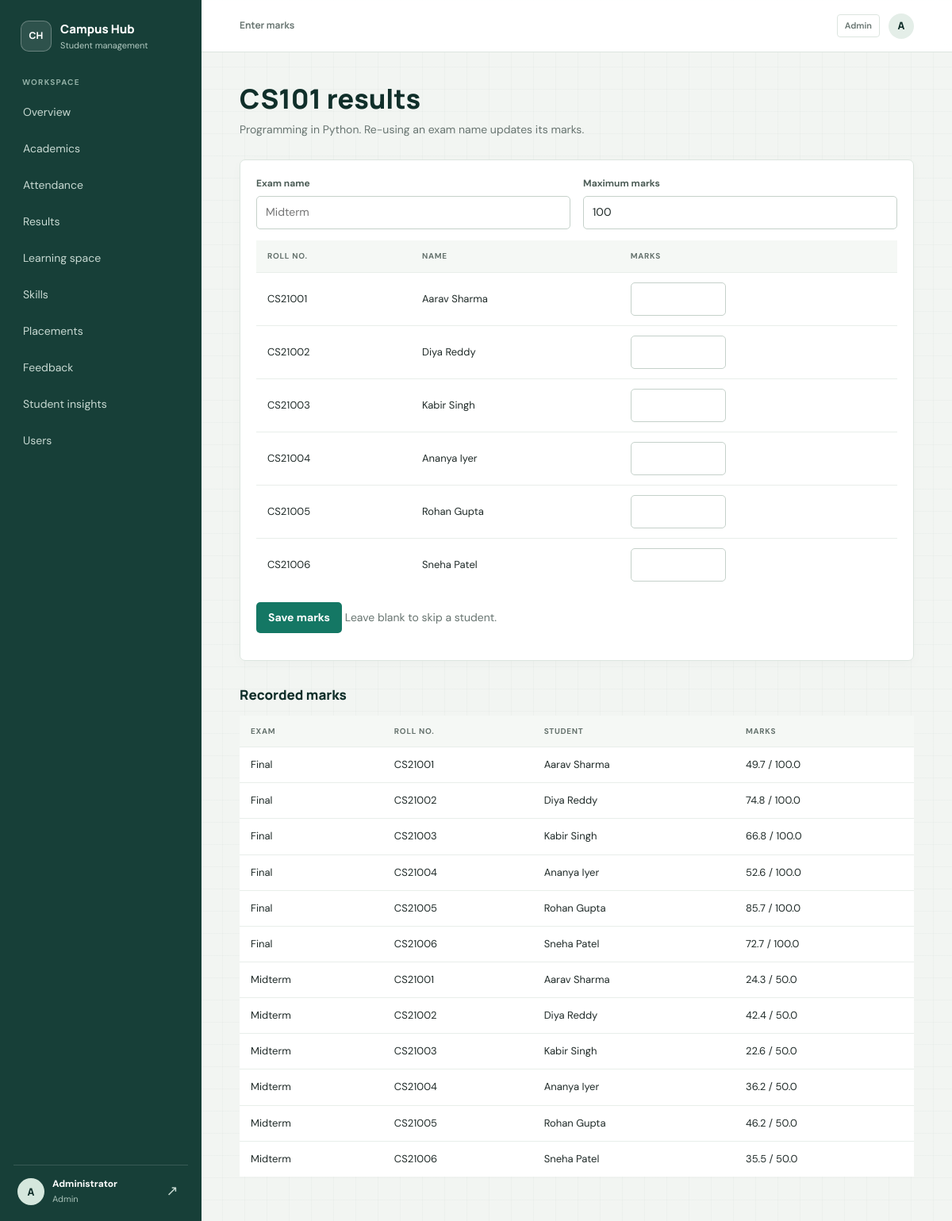
Page /results/1 (signed in) on the committed database.
### tables this page shows
CREATE TABLE users (
    id INTEGER PRIMARY KEY AUTOINCREMENT,
    name TEXT NOT NULL,
    email TEXT NOT NULL UNIQUE,
    password_hash TEXT NOT NULL,
    role TEXT NOT NULL CHECK (role IN ('admin','faculty','student')),
    roll_no TEXT,
    department TEXT
, session_version INTEGER NOT NULL DEFAULT 0);

CREATE TABLE courses (
    id INTEGER PRIMARY KEY AUTOINCREMENT,
    code TEXT NOT NULL UNIQUE,
    title TEXT NOT NULL,
    credits INTEGER NOT NULL DEFAULT 3,
    semester INTEGER NOT NULL DEFAULT 1,
    faculty_id INTEGER REFERENCES users(id) ON DELETE SET NULL
);

CREATE TABLE results (
    id INTEGER PRIMARY KEY AUTOINCREMENT,
    student_id INTEGER NOT NULL REFERENCES users(id) ON DELETE CASCADE,
    course_id INTEGER NOT NULL REFERENCES courses(id) ON DELETE CASCADE,
    exam TEXT NOT NULL,
    marks REAL NOT NULL,
    max_marks REAL NOT NULL,
    UNIQUE (student_id, course_id, exam)
);

### app.py (the view, shortened to what this page needs)
@app.route("/results/<int:cid>", methods=["GET", "POST"])
@login_required("admin", "faculty")
def enter_results(cid):
    course = course_or_404(cid)
    if not can_manage(course):
        abort(403)
    students = enrolled_students(cid)
    existing = q("""SELECT u.name, u.roll_no, r.exam, r.marks, r.max_marks FROM results r
                    JOIN users u ON u.id=r.student_id WHERE r.course_id=?
                    ORDER BY r.exam, u.roll_no""", (cid,))
    return render_template("results_enter.html", course=course, students=students,
                           existing=existing)

### app.py (called while the page is built)
def db():
    if "db" not in g:
        g.db = sqlite3.connect(DB_PATH)
        g.db.row_factory = sqlite3.Row
        g.db.execute("PRAGMA foreign_keys = ON")
    return g.db

def q(sql, args=(), one=False):
    cur = db().execute(sql, args)
    rows = cur.fetchall()
    cur.close()
    if one:
        return rows[0] if rows else None
    return rows

def current_user():
    if "user" not in g:
        uid = session.get("uid")
        user = q("SELECT * FROM users WHERE id=?", (uid,), one=True) if uid else None
        if user and session.get("session_version") != user["session_version"]:
            session.clear()
            user = None
        g.user = user
    return g.user

@app.context_processor
def inject_user():
    return {"me": current_user(), "today": date.today().isoformat()}

@app.before_request
def enforce_auth_entry():
    public_endpoints = {"static", "login", "signup", "forgot_password", "reset_password"}
    if request.endpoint == "static":
        return None
    user = current_user()
    if user and request.endpoint in {"login", "signup"}:
        return redirect(url_for("dashboard"))
    if user or request.endpoint in public_endpoints:
        return None
    return redirect(url_for("login"))

def login_required(*roles):
    def deco(fn):
        @wraps(fn)
        def wrapper(*a, **kw):
            user = current_user()
            if not user:
                return redirect(url_for("login"))
            if roles and user["role"] not in roles:
                abort(403)
            return fn(*a, **kw)
        return wrapper
    return deco

def course_or_404(course_id):
    course = q("SELECT * FROM courses WHERE id=?", (course_id,), one=True)
    if not course:
        abort(404)
    return course

def can_manage(course):
    u = current_user()
    return u["role"] == "admin" or (u["role"] == "faculty" and course["faculty_id"] == u["id"])

def enrolled_students(course_id):
    return q("""SELECT u.* FROM users u JOIN enrollments e ON e.student_id=u.id
                WHERE e.course_id=? ORDER BY u.roll_no, u.name""", (course_id,))

### templates/results_enter.html
{% extends "base.html" %}{% block title %}Enter marks{% endblock %}
{% block content %}
<h1>{{ course.code }} results</h1><p class="sub">{{ course.title }}. Re-using an exam name updates its marks.</p>
{% if students %}
<form method="post" class="card"><input type="hidden" name="csrf_token" value="{{ csrf_token() }}"><div class="grid">
<div><label>Exam name</label><input name="exam" placeholder="Midterm" required></div>
<div><label>Maximum marks</label><input name="max_marks" type="number" step="0.5" min="1" value="100" required></div></div>
<table style="margin-top:14px"><tr><th>Roll no.</th><th>Name</th><th>Marks</th></tr>
{% for s in students %}<tr><td>{{ s.roll_no or '' }}</td><td>{{ s.name }}</td><td><input name="marks_{{ s.id }}" type="number" step="0.5" min="0" style="max-width:120px" aria-label="Marks for {{ s.name }}"></td></tr>{% endfor %}</table>
<p><button>Save marks</button> <span class="muted">Leave blank to skip a student.</span></p></form>
{% else %}<div class="empty">No students are enrolled in this course.</div>{% endif %}
{% if existing %}<h2>Recorded marks</h2><table><tr><th>Exam</th><th>Roll no.</th><th>Student</th><th>Marks</th></tr>
{% for r in existing %}<tr><td>{{ r.exam }}</td><td>{{ r.roll_no or '' }}</td><td>{{ r.name }}</td><td>{{ r.marks|round(1) }} / {{ r.max_marks|round(1) }}</td></tr>{% endfor %}</table>{% endif %}
{% endblock %}

### templates/base.html (shortened to what this page needs)
<!doctype html>
<html lang="en"><head><meta charset="utf-8">
<link rel="stylesheet" href="{{ url_for('static', filename='style.css') }}">
</head><body>
{% if me %}
<div class="layout">
<aside class="side" id="sidebar" aria-label="Main navigation">
  <a class="brand" href="{{ url_for('dashboard') }}">
    <span class="brand-mark" aria-hidden="true">CH</span>
    <span class="brand-copy"><strong>Campus Hub</strong><small>Student management</small></span>
  </a>
  <span class="nav-label">Workspace</span>
  <nav class="nav-links">
  {% set links = [('dashboard','Overview'),('courses','Academics'),('attendance','Attendance'),
     ('results','Results'),('lms','Learning space'),('skills','Skills'),('placements','Placements'),
     ('feedback','Feedback')] %}
  {% for ep,label in links %}
    {% set active = request.endpoint==ep or (ep=='courses' and request.endpoint=='roster') or (ep=='attendance' and request.endpoint=='attendance_mark') or (ep=='results' and request.endpoint=='results_enter') or (ep=='lms' and request.endpoint in ['lms_course','assignment']) or (ep=='placements' and request.endpoint=='applicants') %}
    <a href="{{ url_for(ep) }}" class="nav-link {{ 'on' if active }}" {% if active %}aria-current="page"{% endif %}>{{ label }}</a>
  {% endfor %}
  {% if me.role in ['admin','faculty'] %}<a href="{{ url_for('student_insights') }}" class="nav-link {{ 'on' if request.endpoint=='student_insights' }}" {% if request.endpoint=='student_insights' %}aria-current="page"{% endif %}>Student insights</a>{% endif %}
  {% if me.role=='admin' %}<a href="{{ url_for('users') }}" class="nav-link {{ 'on' if request.endpoint=='users' }}" {% if request.endpoint=='users' %}aria-current="page"{% endif %}>Users</a>{% endif %}
  </nav>
  <div class="who">
    <span class="avatar" aria-hidden="true">{{ me.name[0]|upper }}</span>
    <span class="who-copy"><b>{{ me.name }}</b><small>{{ me.role|capitalize }}</small></span>
    <form method="post" action="{{ url_for('logout') }}"><input type="hidden" name="csrf_token" value="{{ csrf_token() }}"><button class="sign-out" type="submit" aria-label="Sign out">↗</button></form>
  </div>
</aside>
<div class="main-shell">
<header class="topbar">
  <div class="topbar-title">{{ self.title() }}</div>
  <div class="topbar-user"><span class="topbar-role">{{ me.role|capitalize }}</span><span class="avatar avatar-small" aria-hidden="true">{{ me.name[0]|upper }}</span></div>
</header>
<main class="page-content">
{% endif %}
{% block content %}{% endblock %}
</main>
{% if me %}</div>{% else %}</div>{% endif %}
</body></html>

### rows in the picture
users: name "A", name "Administrator", role "Admin"
courses: code "CS101", title "Programming in Python"
users: roll_no "CS21001", name "Aarav Sharma"
users: roll_no "CS21002", name "Diya Reddy"
users: roll_no "CS21003", name "Kabir Singh"
users: roll_no "CS21004", name "Ananya Iyer"
users: roll_no "CS21005", name "Rohan Gupta"
users: roll_no "CS21006", name "Sneha Patel"
results: exam "Final", roll_no "CS21001", name "Aarav Sharma", marks "49.7", max_marks "100.0"
results: exam "Final", roll_no "CS21002", name "Diya Reddy", marks "74.8", max_marks "100.0"
results: exam "Final", roll_no "CS21003", name "Kabir Singh", marks "66.8", max_marks "100.0"
results: exam "Final", roll_no "CS21004", name "Ananya Iyer", marks "52.6", max_marks "100.0"
results: exam "Final", roll_no "CS21005", name "Rohan Gupta", marks "85.7", max_marks "100.0"
results: exam "Final", roll_no "CS21006", name "Sneha Patel", marks "72.7", max_marks "100.0"
results: exam "Midterm", roll_no "CS21001", name "Aarav Sharma", marks "24.3", max_marks "50.0"
results: exam "Midterm", roll_no "CS21002", name "Diya Reddy", marks "42.4", max_marks "50.0"
results: exam "Midterm", roll_no "CS21003", name "Kabir Singh", marks "22.6", max_marks "50.0"
results: exam "Midterm", roll_no "CS21004", name "Ananya Iyer", marks "36.2", max_marks "50.0"
results: exam "Midterm", roll_no "CS21005", name "Rohan Gupta", marks "46.2", max_marks "50.0"
results: exam "Midterm", roll_no "CS21006", name "Sneha Patel", marks "35.5", max_marks "50.0"

### other values in the picture
{{ label }} "Overview" "Academics" "Attendance" "Results" "Learning space" "Skills" "Placements" "Feedback"
